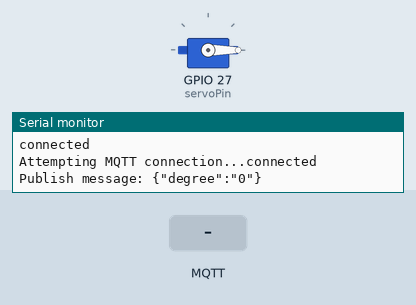
A sketch run on a simulated ESP32. On the bench: servo, the last lines printed to the serial monitor. Inputs (shaded band) come from the test bench. WiFi joins after 1.5 s; servers stay silent unless stated; random numbers use the default seed unless the sketch sets one; no MQTT or app messages arrive unless stated.

Above: at 2.7 s.
2.8 s: MQTT message "2" arrives on the first subscribed topic
At 4.0 s:
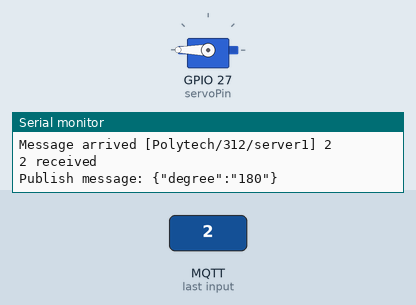
4.3 s: MQTT message "1" arrives on the first subscribed topic
At 5.3 s:
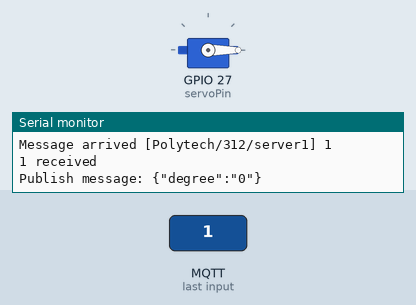
Timing chart, 0 to 7.3 s (numbered marks = the images above; inputs shaded):
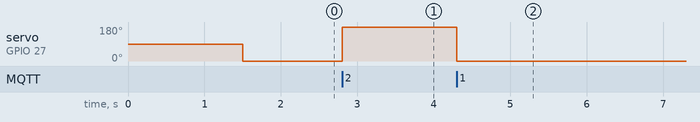

The sketch:

ESP32_Servo_light.ino
```cpp
#include <WiFiManager.h>
#include <WiFi.h>
#include <PubSubClient.h>
#include <ESP32_Servo.h>

// 서보모터 GND 와 보드 GND 연결
// 외부전원 사용 필수


#define MSG_BUFFER_SIZE  (50)  // null까지 포함한 길이
char msg[MSG_BUFFER_SIZE];

volatile int count0;
hw_timer_t * timer0 = NULL;
portMUX_TYPE timerMux = portMUX_INITIALIZER_UNLOCKED;

static const int servoPin = 27;
static const int ledPin = 15;

const char* ssid = "2KNG";
const char* password = "77120094";
const char* mqtt_server = "broker.mqtt-dashboard.com";
int degree = 0;


WiFiClient espClient;
PubSubClient client(espClient);

Servo servo1;

void setup() {
    Serial.begin(115200);
    servo1.attach(servoPin);

//    ledcSetup(1, 5000, 8);     // channel, freq, resolution
//    ledcAttachPin(ledPin, 1);  // Pin, channel
//    ledcWrite(1, 0);           // channel, value

    WiFi.mode(WIFI_STA);
    WiFiManager wm;

    wm.resetSettings();
    bool res;
    res = wm.autoConnect("Light_Switch");

    if(!res){
      Serial.println("Failed to connect");
    }else{
      Serial.println("connected");
      client.setServer(mqtt_server, 1883);
      client.setCallback(callback);
    }
    timer_init();
    servo1.write(0);
}

void loop() {

    if(!client.connected()){
      reconnect();
    }
    client.loop();

  if (count0 > 0) {
     // Comment out enter / exit to deactivate the critical section
     portENTER_CRITICAL(&timerMux);
     count0--;
     portEXIT_CRITICAL(&timerMux);
     String degreeData = "{\"degree\":\""+String(degree)+"\"}";
     degreeData.toCharArray(msg, degreeData.length()+1); //string -> char[], char* 길이는 순수한 길이, 스트링은 NULL 포함
     Serial.print("Publish message: ");
     Serial.println(msg);
     client.publish("Polytech/312/LIGHT", msg);
  }

}


// 구독(subscribe) 받아온 payload 구현부분
void callback(char* topic, byte* payload, unsigned int length) {
  Serial.print("Message arrived [");
  Serial.print(topic);
  Serial.print("] ");
  for (int i = 0; i < length; i++) {
    Serial.print((char)payload[i]);
  }
  Serial.println();

  // Switch on the LED if an 1 was received as first character
  switch((char)payload[0]){
    case '1':
      degree = 0;
      servo1.write(degree);
      Serial.println("1 received");
      break;
    case '2':
      degree = 180;
      servo1.write(degree);
      Serial.println("2 received");
      break;
  }
}

void reconnect() {
  // Loop until we're reconnected
  while (!client.connected()) {
    Serial.print("Attempting MQTT connection...");
    // Create a random client ID
    String clientId = "ESP32Client-LIGHT";
    clientId += String(random(0xffff), HEX);
    // Attempt to connect
    if (client.connect(clientId.c_str())) {
      Serial.println("connected");
      // Once connected, publish an announcement...
      client.publish("Polytech/312/LIGHT", "reconnected");    // 재연결 브로커로 송신(publish, payload)
      // ... and resubscribe
      client.subscribe("Polytech/312/server1");  // 재연결 구독(subscribe)->브로커에서 수신(payload 받아옴)
    } else {
      Serial.print("failed, rc=");
      Serial.print(client.state());
      Serial.println(" try again in 5 seconds");
      // Wait 5 seconds before retrying
      delay(5000);
    }
  }
}

void IRAM_ATTR onTimer0() { // 타이머 인터럽트 결과
   portENTER_CRITICAL_ISR(&timerMux);
   count0++;
   portEXIT_CRITICAL_ISR(&timerMux);
}

void timer_init(){
   // Configure the Prescaler at 80 the quarter of the ESP32 is cadence at 80Mhz
   // 80000000 / 80 = 1000000 tics / seconds  T: 0.000001s, 1초에 1,000,000 찍음
   timer0 = timerBegin(0, 80, true);
   timerAttachInterrupt(timer0, &onTimer0, true);


   // Sets an alarm to sound every second
   //  number/1,000,000 -> 시간(s)   또는  원하는 시간/0.000001 -> 타이머 인터럽트가 발생되는 Count횟수
   timerAlarmWrite(timer0, 1000000, true);
   timerAlarmEnable(timer0);

}

void setup_wifi(){  //여기서는 사용안함

  delay(10);
  Serial.println();
  Serial.print("Connecting to ");
  Serial.println(ssid);

  WiFi.mode(WIFI_STA);
  WiFi.begin(ssid, password);

  while (WiFi.status() != WL_CONNECTED) {
    delay(500);
    Serial.print(".");
  }

  randomSeed(micros());

  Serial.println("");
  Serial.println("WiFi connected");
  Serial.println("IP address: ");
  Serial.println(WiFi.localIP());

}
```

Measured:
- after the input at 2.8 s, servo on GPIO 27 (servoPin): 0° → 180° at once
- after the input at 4.3 s, servo on GPIO 27 (servoPin): 180° → 0° at once
